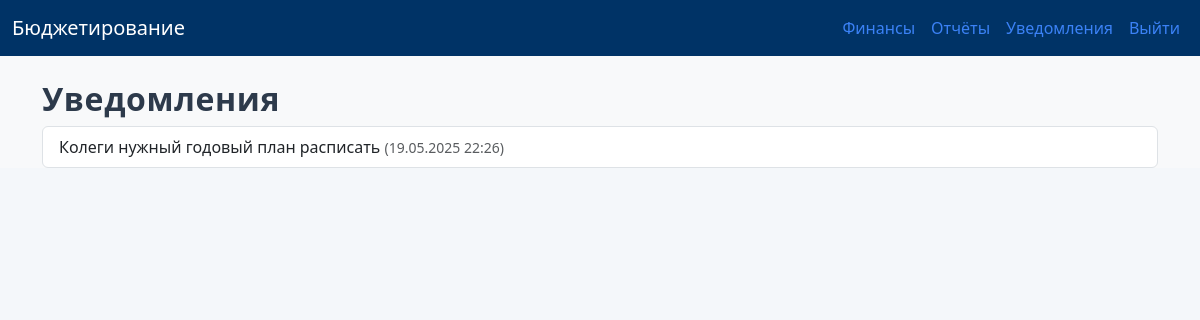
/notifications/ (signed in), run on the app's committed database.
### notifications/models.py (models this page shows, shortened)
class Notification(models.Model):
    user = models.ForeignKey(User, on_delete=models.CASCADE, related_name='notifications')
    message = models.CharField(max_length=255)
    created_at = models.DateTimeField(auto_now_add=True)
    is_read = models.BooleanField(default=False)
    url = models.CharField(max_length=255, blank=True, null=True)
    type = models.CharField(max_length=50, blank=True, null=True)

### notifications/views.py (the view)
# urls.py: path('notifications/', views.notification_list, name='notification_list'),
@login_required
def notification_list(request):
    notifications = Notification.objects.filter(user=request.user).order_by('-created_at')
    return render(request, 'notifications/notification_list.html', {'notifications': notifications})

### templates/notifications/notification_list.html (shortened to what this page needs)
{% extends 'base.html' %}
{% block content %}
<h2>Уведомления</h2>
<ul class="list-group mb-3">
  {% for n in notifications %}
    <li class="list-group-item{% if not n.is_read %} list-group-item-warning{% endif %}">
      {{ n.message }} <small class="text-muted">({{ n.created_at|date:'d.m.Y H:i' }})</small>
    </li>
  {% empty %}
    <li class="list-group-item">Нет уведомлений</li>
  {% endfor %}
</ul>
{% endblock %}

### static/css/styles.css (style rules this page uses)
body, html { font-family: 'Segoe UI', 'Roboto', 'Arial', sans-serif; background: #f4f7fa; color: #222; }
h2, h1, h3, h4, h5, h6 { font-weight: 700; color: #2d3a4b; letter-spacing: 0.02em; }
::placeholder { color: #b0b8c1; opacity: 1; }

### data on the page
Notification: message "Колеги нужный годовый план расписать", created_at "19.05.2025 22:26"
